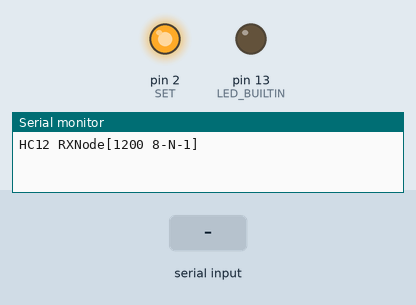
Recording of a sketch running on a simulated Arduino Uno, built with avr-gcc and run on an emulated ATmega328P. On the bench: output pins drawn as LEDs (lit = HIGH), the last lines printed to the serial monitor. The inputs (shaded band) are chosen by the test bench.

Above: at 1.2 s.
1.3 s: "1" received over the second serial link
At 1.36 s:
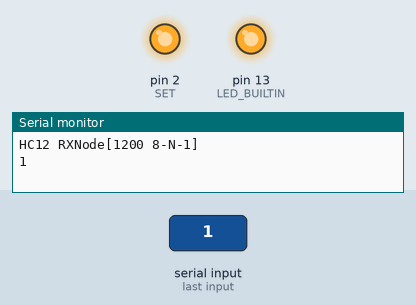
Timing chart, 0 to 4.3 s (numbered marks = the images above; inputs shaded):
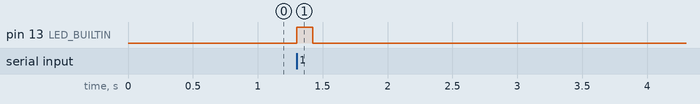

The sketch:

HC12_RXNode.ino
```cpp
// (licence header left out)
#include <SoftwareSerial.h>
SoftwareSerial HC12(12, 11); // HC-12 TX Pin, HC-12 RX Pin
const int SET = 2;
const unsigned long BAUD = 1200;

void setup() {
	pinMode(SET, OUTPUT);
	digitalWrite(SET, HIGH); // Set high to enter data mode
	HC12.begin(BAUD);        // Serial port to HC12
	Serial.begin(BAUD);      // Terminal Baud
	Serial.println("HC12 RXNode[" + String(BAUD) + " 8-N-1]");
	pinMode(LED_BUILTIN, OUTPUT);
}

void loop() {
	while (HC12.available()) {        // If HC-12 has data
		char ch = HC12.read();
		Serial.write(ch);      // Send the data to Serial monitor
		HC12.write(ch);
		digitalWrite(LED_BUILTIN, HIGH);
		delay(125);
		digitalWrite(LED_BUILTIN, LOW);
		delay(125);
	}
	while (Serial.available()) {      // If Serial monitor has data
		HC12.write(Serial.read());      // Send that data to HC-12
	}
}
```

Measured:
- after the input at 1.3 s, pin 13 (LED_BUILTIN): LOW → HIGH at once, → LOW 0.13 s later
